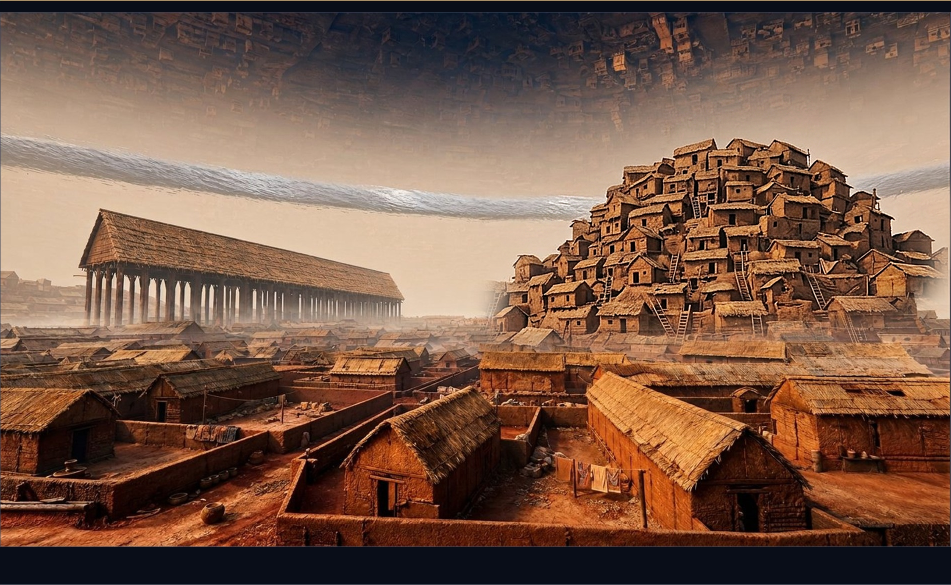
#> input picture STAGING_B1_2026-11-17/work4/EST_V008_moundcomp.png, 1901 x 1169 px, found by its file name (shown at 1/2 size)
$ python insert_nneka.py
#> lines starting #> are read from the running program, lines starting #| are printed output that depends on the picture
from PIL import Image, ImageDraw, ImageFilter
import numpy as np
B=Image.open('work4/EST_V008_moundcomp.png').convert('RGB')
#> B is the input picture: PIL image 1901x1169 RGB; mean R, G, B 120.6, 88.7, 71.8
G=Image.open('work4/EST_nneka_yard2.png').convert('RGB')
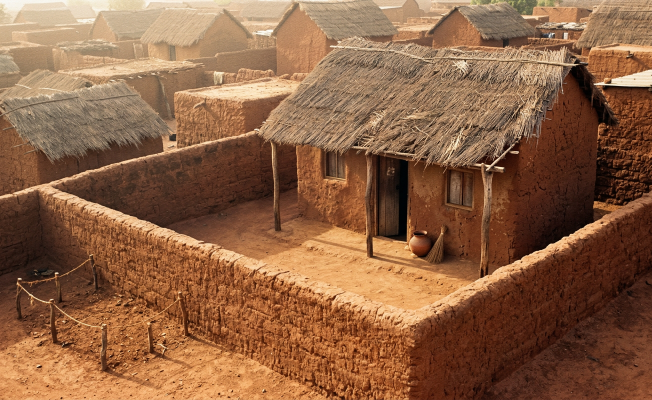
#> input picture STAGING_B1_2026-11-17/work4/EST_nneka_yard2.png, 1304 x 800 px, found by its file name (shown at 1/2 size)
#> G is the input picture: PIL image 1304x800 RGB; mean R, G, B 141.8, 98.3, 68.1
# crop the house + its own yard from the render
c=G.crop((255,55,905,600))          # 650x545
TW,TH=300,252
c=c.resize((TW,TH), Image.LANCZOS)
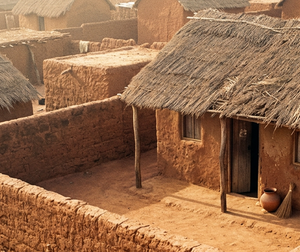
#> c: PIL image 300x252 RGB; mean R, G, B 150.9, 108.2, 76
# tone match to the base courtyard floor
b=np.asarray(B).astype(np.float32); g=np.asarray(c).astype(np.float32)
bp=b[1040:1130,600:760]             # base courtyard floor patch
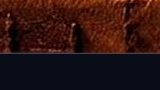
#> bp: shape (90, 160, 3) float32; mean R, G, B 44.7, 19.8, 17.9
gp=g[190:250,20:140]                # render's own floor patch
for ch in range(3):
    g[:,:,ch]*= (bp[:,:,ch].mean()/gp[:,:,ch].mean())
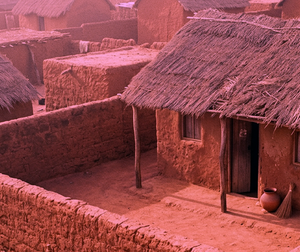
#> g: shape (252, 300, 3) float32; mean R, G, B 39.8, 19.7, 20.5; drawn with min black and max white
g=np.clip(g,0,255)
c=Image.fromarray(g.astype(np.uint8))
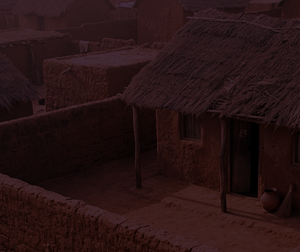
#> c: PIL image 300x252 RGB; mean R, G, B 39.3, 19.2, 19.9
X,Y=608,872
# feathered rectangular mask, softer at bottom (ground merge)
m=Image.new('L',(TW,TH),0); d=ImageDraw.Draw(m)
#> after `m = Image.new('L', (TW, TH), 0)`: m: PIL image 300x252 L; every value is 0
d.rectangle([10,6,TW-10,TH-4],fill=255)
m=m.filter(ImageFilter.GaussianBlur(26))
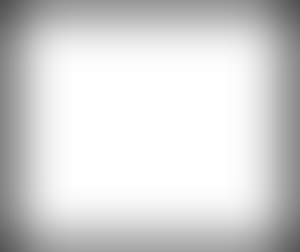
#> m: PIL image 300x252 L; min 79, max 255, mean 212.2
out=B.copy()
layer=Image.new('RGB',(TW,TH),(0,0,0))
#> layer: PIL image 300x252 RGB; every value is 0
out.paste(Image.composite(c,B.crop((X,Y,X+TW,Y+TH)),m),(X,Y))
out.save('work4/EST_V008_house.png')
out.crop((470,820,1000,1169)).save('_e_house_test.jpg',quality=92)
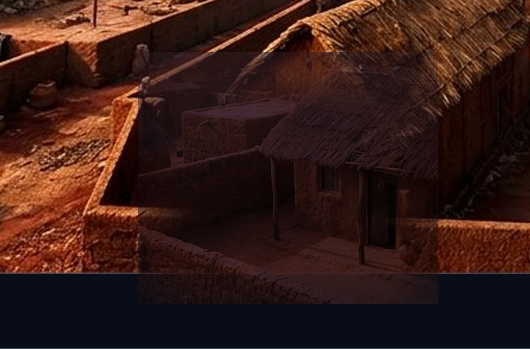
#> saved as _e_house_test.jpg: PIL image 530x349 RGB; mean R, G, B 55.4, 28.4, 23
print('ok')
